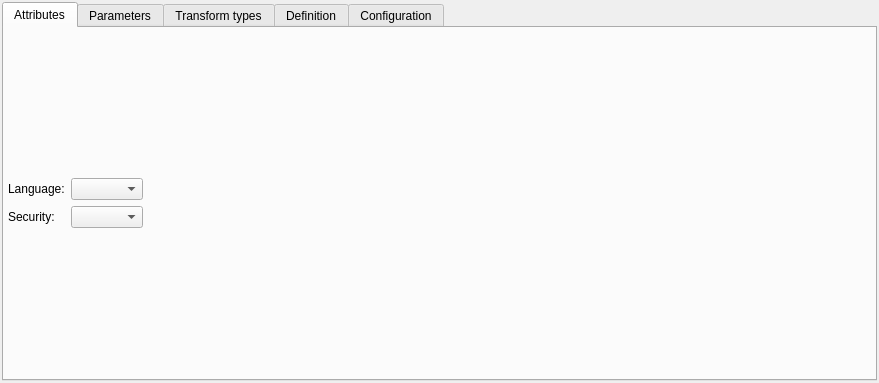
<?xml version="1.0" encoding="UTF-8"?>
<ui version="4.0">
 <class>BaseFunctionWidget</class>
 <widget class="QWidget" name="BaseFunctionWidget">
  <property name="geometry">
   <rect>
    <x>0</x>
    <y>0</y>
    <width>879</width>
    <height>383</height>
   </rect>
  </property>
  <property name="sizePolicy">
   <sizepolicy hsizetype="Preferred" vsizetype="Expanding">
    <horstretch>0</horstretch>
    <verstretch>0</verstretch>
   </sizepolicy>
  </property>
  <property name="minimumSize">
   <size>
    <width>465</width>
    <height>216</height>
   </size>
  </property>
  <layout class="QGridLayout" name="base_function_grid">
   <property name="leftMargin">
    <number>2</number>
   </property>
   <property name="topMargin">
    <number>2</number>
   </property>
   <property name="rightMargin">
    <number>2</number>
   </property>
   <property name="bottomMargin">
    <number>2</number>
   </property>
   <property name="spacing">
    <number>6</number>
   </property>
   <item row="1" column="0">
    <widget class="QTabWidget" name="func_config_twg">
     <property name="sizePolicy">
      <sizepolicy hsizetype="Expanding" vsizetype="Expanding">
       <horstretch>0</horstretch>
       <verstretch>0</verstretch>
      </sizepolicy>
     </property>
     <property name="minimumSize">
      <size>
       <width>0</width>
       <height>273</height>
      </size>
     </property>
     <property name="currentIndex">
      <number>0</number>
     </property>
     <widget class="QWidget" name="attributes_tab">
      <attribute name="title">
       <string>Attributes</string>
      </attribute>
      <layout class="QVBoxLayout" name="attributes_vbox">
       <property name="spacing">
        <number>6</number>
       </property>
       <property name="leftMargin">
        <number>4</number>
       </property>
       <property name="topMargin">
        <number>4</number>
       </property>
       <property name="rightMargin">
        <number>4</number>
       </property>
       <property name="bottomMargin">
        <number>4</number>
       </property>
       <item>
        <layout class="QGridLayout" name="gridLayout">
         <item row="0" column="0">
          <widget class="QLabel" name="language_lbl">
           <property name="sizePolicy">
            <sizepolicy hsizetype="Preferred" vsizetype="Preferred">
             <horstretch>0</horstretch>
             <verstretch>0</verstretch>
            </sizepolicy>
           </property>
           <property name="maximumSize">
            <size>
             <width>16777215</width>
             <height>16777215</height>
            </size>
           </property>
           <property name="font">
            <font>
             <weight>50</weight>
             <bold>false</bold>
            </font>
           </property>
           <property name="text">
            <string>Language:</string>
           </property>
          </widget>
         </item>
         <item row="1" column="0">
          <widget class="QLabel" name="security_lbl">
           <property name="maximumSize">
            <size>
             <width>16777215</width>
             <height>16777215</height>
            </size>
           </property>
           <property name="text">
            <string>Security:</string>
           </property>
           <property name="indent">
            <number>-1</number>
           </property>
          </widget>
         </item>
         <item row="1" column="1" colspan="2">
          <widget class="QComboBox" name="security_cmb">
           <property name="sizePolicy">
            <sizepolicy hsizetype="Expanding" vsizetype="Fixed">
             <horstretch>0</horstretch>
             <verstretch>0</verstretch>
            </sizepolicy>
           </property>
          </widget>
         </item>
         <item row="0" column="1" colspan="2">
          <widget class="QComboBox" name="language_cmb">
           <property name="maximumSize">
            <size>
             <width>16777215</width>
             <height>16777215</height>
            </size>
           </property>
          </widget>
         </item>
         <item row="0" column="3" rowspan="2">
          <spacer name="horizontalSpacer_2">
           <property name="orientation">
            <enum>Qt::Horizontal</enum>
           </property>
           <property name="sizeHint" stdset="0">
            <size>
             <width>118</width>
             <height>20</height>
            </size>
           </property>
          </spacer>
         </item>
        </layout>
       </item>
      </layout>
     </widget>
     <widget class="QWidget" name="parameters_tab">
      <attribute name="title">
       <string>Parameters</string>
      </attribute>
     </widget>
     <widget class="QWidget" name="tab">
      <attribute name="title">
       <string>Transform types</string>
      </attribute>
     </widget>
     <widget class="QWidget" name="definition_tab">
      <attribute name="title">
       <string>Definition</string>
      </attribute>
      <layout class="QGridLayout" name="gridLayout_4">
       <property name="leftMargin">
        <number>4</number>
       </property>
       <property name="topMargin">
        <number>4</number>
       </property>
       <property name="rightMargin">
        <number>4</number>
       </property>
       <property name="bottomMargin">
        <number>4</number>
       </property>
       <property name="spacing">
        <number>6</number>
       </property>
       <item row="0" column="0">
        <widget class="QFrame" name="library_frm">
         <property name="sizePolicy">
          <sizepolicy hsizetype="Preferred" vsizetype="Expanding">
           <horstretch>0</horstretch>
           <verstretch>0</verstretch>
          </sizepolicy>
         </property>
         <property name="frameShape">
          <enum>QFrame::NoFrame</enum>
         </property>
         <property name="frameShadow">
          <enum>QFrame::Raised</enum>
         </property>
         <layout class="QGridLayout" name="gridLayout_3">
          <property name="leftMargin">
           <number>2</number>
          </property>
          <property name="topMargin">
           <number>2</number>
          </property>
          <property name="rightMargin">
           <number>2</number>
          </property>
          <property name="bottomMargin">
           <number>2</number>
          </property>
          <property name="spacing">
           <number>6</number>
          </property>
          <item row="0" column="0" colspan="3">
           <widget class="QLabel" name="dy_library_lbl">
            <property name="text">
             <string>Dynamic Library:</string>
            </property>
           </widget>
          </item>
          <item row="0" column="3">
           <spacer name="horizontalSpacer_3">
            <property name="orientation">
             <enum>Qt::Horizontal</enum>
            </property>
            <property name="sizeHint" stdset="0">
             <size>
              <width>450</width>
              <height>20</height>
             </size>
            </property>
           </spacer>
          </item>
          <item row="1" column="1">
           <widget class="QLabel" name="symbol_lbl">
            <property name="enabled">
             <bool>true</bool>
            </property>
            <property name="maximumSize">
             <size>
              <width>16777215</width>
              <height>16777215</height>
             </size>
            </property>
            <property name="text">
             <string>Symbol:</string>
            </property>
           </widget>
          </item>
          <item row="1" column="2" colspan="2">
           <widget class="QLineEdit" name="symbol_edt">
            <property name="enabled">
             <bool>true</bool>
            </property>
            <property name="sizePolicy">
             <sizepolicy hsizetype="Preferred" vsizetype="Fixed">
              <horstretch>0</horstretch>
              <verstretch>0</verstretch>
             </sizepolicy>
            </property>
            <property name="clearButtonEnabled">
             <bool>true</bool>
            </property>
           </widget>
          </item>
          <item row="2" column="1">
           <widget class="QLabel" name="library_lbl">
            <property name="enabled">
             <bool>true</bool>
            </property>
            <property name="maximumSize">
             <size>
              <width>16777215</width>
              <height>16777215</height>
             </size>
            </property>
            <property name="text">
             <string>Library:</string>
            </property>
           </widget>
          </item>
          <item row="2" column="2" colspan="2">
           <widget class="QLineEdit" name="library_edt">
            <property name="enabled">
             <bool>true</bool>
            </property>
            <property name="sizePolicy">
             <sizepolicy hsizetype="Preferred" vsizetype="Fixed">
              <horstretch>0</horstretch>
              <verstretch>0</verstretch>
             </sizepolicy>
            </property>
            <property name="clearButtonEnabled">
             <bool>true</bool>
            </property>
           </widget>
          </item>
          <item row="3" column="2">
           <spacer name="verticalSpacer">
            <property name="orientation">
             <enum>Qt::Vertical</enum>
            </property>
            <property name="sizeHint" stdset="0">
             <size>
              <width>20</width>
              <height>40</height>
             </size>
            </property>
           </spacer>
          </item>
         </layout>
        </widget>
       </item>
       <item row="1" column="0">
        <widget class="QFrame" name="source_code_frm">
         <property name="sizePolicy">
          <sizepolicy hsizetype="Preferred" vsizetype="Expanding">
           <horstretch>0</horstretch>
           <verstretch>0</verstretch>
          </sizepolicy>
         </property>
         <property name="frameShape">
          <enum>QFrame::NoFrame</enum>
         </property>
         <property name="frameShadow">
          <enum>QFrame::Raised</enum>
         </property>
         <layout class="QGridLayout" name="gridLayout_2">
          <property name="leftMargin">
           <number>2</number>
          </property>
          <property name="topMargin">
           <number>2</number>
          </property>
          <property name="rightMargin">
           <number>2</number>
          </property>
          <property name="bottomMargin">
           <number>2</number>
          </property>
          <property name="spacing">
           <number>6</number>
          </property>
          <item row="0" column="0">
           <widget class="QLabel" name="sourc_code_lbl">
            <property name="text">
             <string>Source code:</string>
            </property>
           </widget>
          </item>
          <item row="0" column="1">
           <spacer name="horizontalSpacer">
            <property name="orientation">
             <enum>Qt::Horizontal</enum>
            </property>
            <property name="sizeHint" stdset="0">
             <size>
              <width>485</width>
              <height>20</height>
             </size>
            </property>
           </spacer>
          </item>
         </layout>
        </widget>
       </item>
      </layout>
     </widget>
     <widget class="QWidget" name="tab_2">
      <attribute name="title">
       <string>Configuration</string>
      </attribute>
      <widget class="QFrame" name="hint_frm">
       <property name="geometry">
        <rect>
         <x>4</x>
         <y>55</y>
         <width>410</width>
         <height>217</height>
        </rect>
       </property>
       <property name="sizePolicy">
        <sizepolicy hsizetype="Preferred" vsizetype="Fixed">
         <horstretch>0</horstretch>
         <verstretch>0</verstretch>
        </sizepolicy>
       </property>
       <property name="minimumSize">
        <size>
         <width>0</width>
         <height>30</height>
        </size>
       </property>
       <property name="frameShape">
        <enum>QFrame::StyledPanel</enum>
       </property>
       <property name="frameShadow">
        <enum>QFrame::Raised</enum>
       </property>
       <layout class="QGridLayout" name="gridLayout_5">
        <property name="leftMargin">
         <number>2</number>
        </property>
        <property name="topMargin">
         <number>2</number>
        </property>
        <property name="rightMargin">
         <number>2</number>
        </property>
        <property name="bottomMargin">
         <number>2</number>
        </property>
        <item row="0" column="0">
         <widget class="QLabel" name="label_6">
          <property name="minimumSize">
           <size>
            <width>24</width>
            <height>24</height>
           </size>
          </property>
          <property name="maximumSize">
           <size>
            <width>24</width>
            <height>24</height>
           </size>
          </property>
          <property name="text">
           <string/>
          </property>
          <property name="textFormat">
           <enum>Qt::AutoText</enum>
          </property>
          <property name="pixmap">
           <pixmap resource="../res/resources.qrc">:/icons/icons/info.png</pixmap>
          </property>
          <property name="scaledContents">
           <bool>true</bool>
          </property>
         </widget>
        </item>
        <item row="0" column="1">
         <widget class="QLabel" name="hint_lbl">
          <property name="sizePolicy">
           <sizepolicy hsizetype="Preferred" vsizetype="Preferred">
            <horstretch>0</horstretch>
            <verstretch>0</verstretch>
           </sizepolicy>
          </property>
          <property name="font">
           <font>
            <weight>50</weight>
            <bold>false</bold>
            <underline>false</underline>
            <strikeout>false</strikeout>
            <kerning>true</kerning>
           </font>
          </property>
          <property name="text">
           <string>Use this tab to define custom configuration parameters for the function. The parameters specified will be attached to the function's SQL code via &lt;strong&gt;SET config_param = value&lt;/strong&gt;. Attention to the values formatting since pgModeler &lt;strong&gt;will not&lt;/strong&gt; perform any formatting.</string>
          </property>
          <property name="wordWrap">
           <bool>true</bool>
          </property>
         </widget>
        </item>
       </layout>
      </widget>
     </widget>
    </widget>
   </item>
  </layout>
 </widget>
 <tabstops>
  <tabstop>func_config_twg</tabstop>
  <tabstop>language_cmb</tabstop>
  <tabstop>symbol_edt</tabstop>
  <tabstop>library_edt</tabstop>
 </tabstops>
 <resources>
  <include location="../res/resources.qrc"/>
 </resources>
 <connections/>
</ui>
